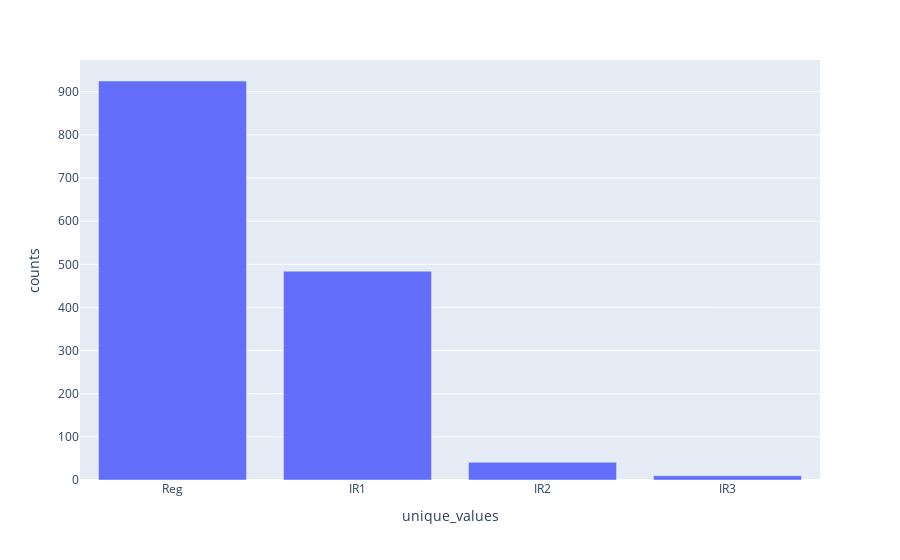

Notebook cell for this chart:
### Markdown cell above
Wie im Plot gut sichtbar ist, bilden Grundstücke mit einer Größe größer als um die 30.000 Fuß absulute ausnahmen und bilden somit die Ausreißer dieses Features. Die meisten Grundstücke sind um die 10.000 Fuß groß.

### LotShape

Das Feature LotShape beschreibt die Form der Grundstücksfläche. Hierfür werden die folgenden vier Ausprägungen verwendet:

 - **Reg** - Grundstück welches eine Standardform hat (Rechteckig etc.)
 - **IR1** - Grundstück welches geringfügig ungleichmäßig ist
 - **IR2** - Grundstück welches mäßig ungleichmäßig ist
 - **IR3** - Grundstück welches ungleichmäßig ist

### Code cell
df_lotShape_barPlot = df_raw_property['LotShape'].value_counts().rename_axis('unique_values').reset_index(name='counts')
fig = px.bar(df_lotShape_barPlot,'unique_values','counts')
fig.show()

### Figure 1 — Plotly figure (JSON) as saved in the notebook; plotly's stock layout.template omitted (floating-point values rounded to 4 significant figures)
{"data": [{"alignmentgroup": "True", "hovertemplate": "unique_values=%{x}<br>counts=%{y}<extra></extra>", "legendgroup": "", "marker": {"color": "#636efa", "pattern": {"shape": ""}}, "name": "", "offsetgroup": "", "orientation": "v", "showlegend": false, "textposition": "auto", "type": "bar", "x": ["Reg", "IR1", "IR2", "IR3"], "xaxis": "x", "y": [925, 484, 41, 10], "yaxis": "y"}], "layout": {"barmode": "relative", "legend": {"tracegroupgap": 0}, "margin": {"t": 60}, "xaxis": {"anchor": "y", "domain": [0, 1], "title": {"text": "unique_values"}}, "yaxis": {"anchor": "x", "domain": [0, 1], "title": {"text": "counts"}}}}
